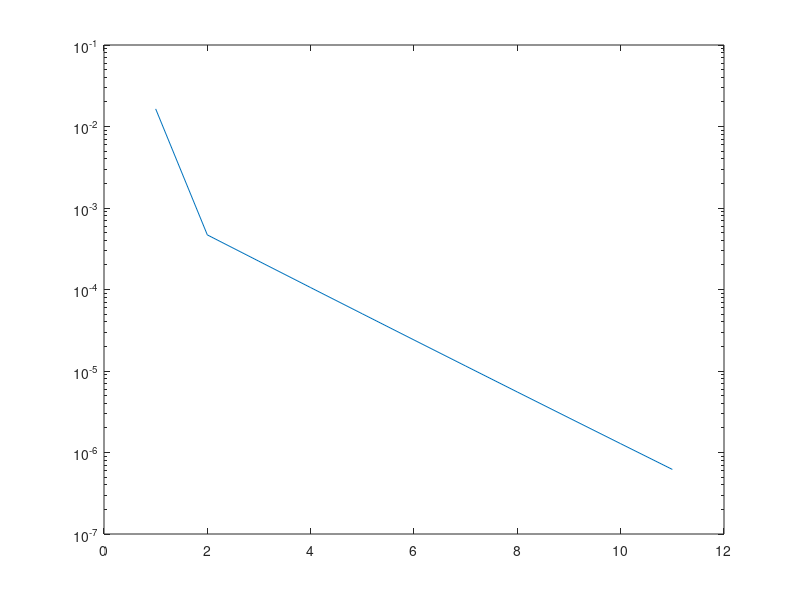

MATLAB code to generate this figure:
clc;
clear;

n = 10;
N = n;
var = 6;
%A = gallery('poisson', n);
%f = rand(N, 1);

for i=1:n    
    for j=1:n
        if i==j
            A(i,i) = 100 + i + var;
        else
            A(i,j) = i + j + var;
        end
    end
end

for i=1:N
    f(i) = i + 5 + var;
end

x = zeros(N, 1);

A
f = f'

r = A*x - f;
eps = 1.e-6;
normf = norm(f);
err = norm(r)/normf;
k = 0;
K_max = 1000;

while(err > eps && k < K_max)
    Ar = A*r;
    tau = (Ar.'*r)/(Ar.'*Ar);
    x = x - tau*r;
    r = A*x - f;
    err = norm(r)/normf;
    k = k + 1;
    Err(k) = err;
end

semilogy(1:k, Err)
k
A\f - x